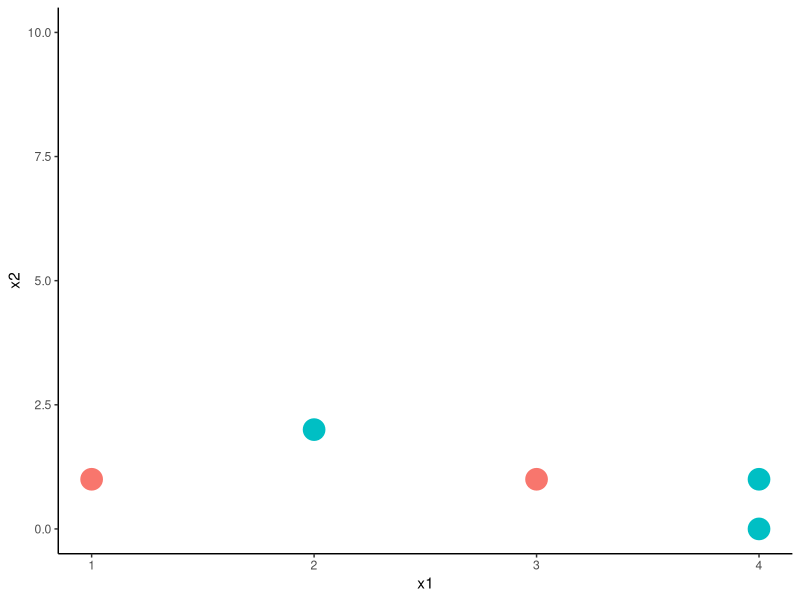
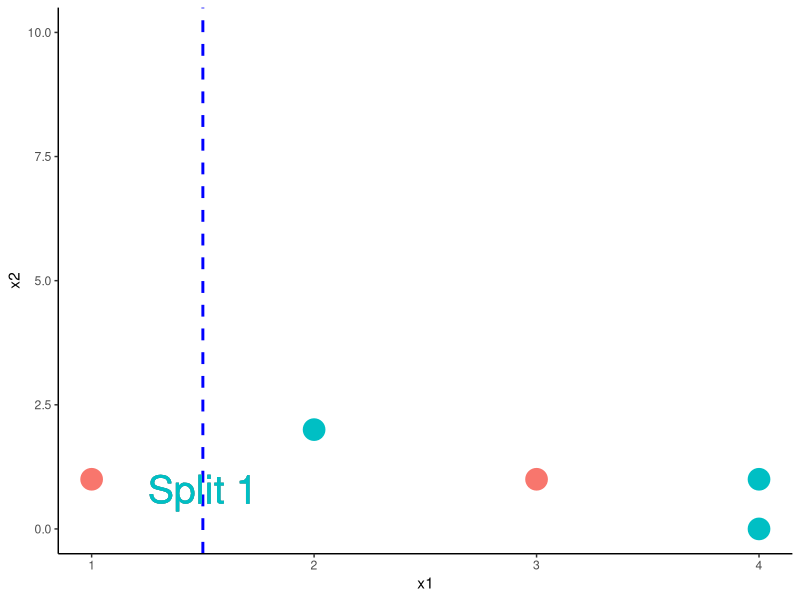
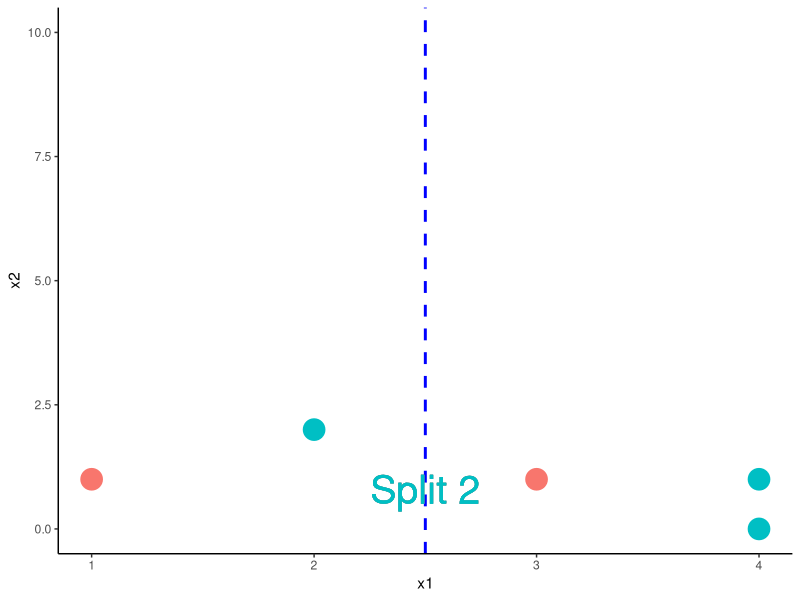
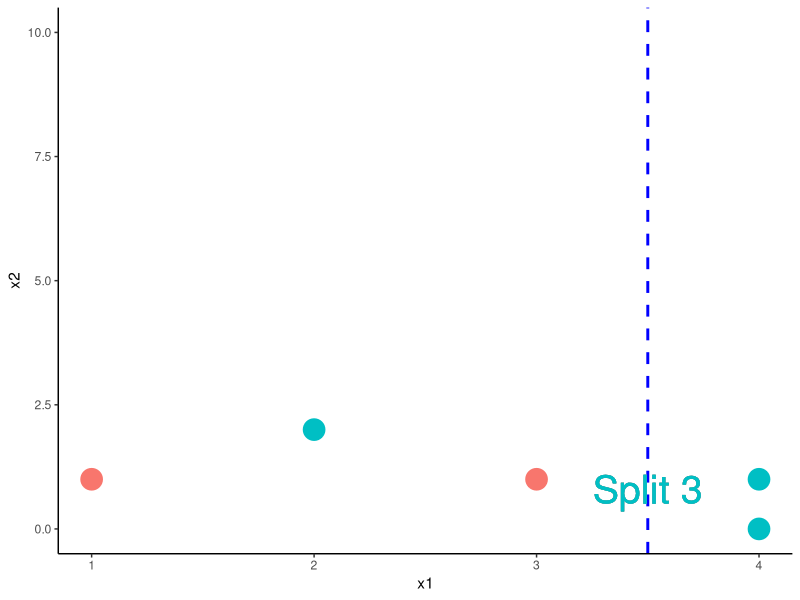

Write R code to recreate these figures, in order.
## ---- chunk 1
x1 = c(1:4,4)
x2 = c(1,2,1,0,1)
y = c(0,1,0,1,1)

d = data.frame(cbind(x1, x2, y))
library(ggplot2)
ggplot(d, aes(x=x1, y=x2, color = factor(y)))+geom_point(size =7)+ylim(0, 10)+
  theme_bw() +
  theme(axis.line = element_line(colour = "black"),
    panel.grid.major = element_blank(),
    panel.grid.minor = element_blank(),
    panel.border = element_blank(),
    panel.background = element_blank()) +
  theme(legend.position = "none")

## ---- chunk 2
x1 = c(1:4,4)
x2 = c(1,2,1,0,1)
y = c(0,1,0,1,1)

d = data.frame(cbind(x1, x2, y))
library(ggplot2)
ggplot(d, aes(x=x1, y=x2, color = factor(y)))+geom_point(size = 7)+ylim(0, 10)+geom_vline(xintercept=3/2, linetype="dashed", color = "blue", size=1)+ geom_text(x=3/2, y=.8, label="Split 1", size = 10)+
  theme_bw() +
  theme(axis.line = element_line(colour = "black"),
    panel.grid.major = element_blank(),
    panel.grid.minor = element_blank(),
    panel.border = element_blank(),
    panel.background = element_blank()) +
  theme(legend.position = "none")

## ---- chunk 3
x1 = c(1:4,4)
x2 = c(1,2,1,0,1)
y = c(0,1,0,1,1)

d = data.frame(cbind(x1, x2, y))
library(ggplot2)
ggplot(d, aes(x=x1, y=x2, color = factor(y)))+geom_point(size = 7)+ylim(0, 10)+geom_vline(xintercept=5/2, linetype="dashed", color = "blue", size=1)+ geom_text(x=5/2, y=.8, label="Split 2", size=10)+
  theme_bw() +
  theme(axis.line = element_line(colour = "black"),
    panel.grid.major = element_blank(),
    panel.grid.minor = element_blank(),
    panel.border = element_blank(),
    panel.background = element_blank()) +
  theme(legend.position = "none")

## ---- chunk 4
x1 = c(1:4,4)
x2 = c(1,2,1,0,1)
y = c(0,1,0,1,1)

d = data.frame(cbind(x1, x2, y))
library(ggplot2)
ggplot(d, aes(x=x1, y=x2, color = factor(y)))+geom_point(size = 7)+ylim(0, 10)+geom_vline(xintercept=7/2, linetype="dashed", color = "blue", size=1)+ geom_text(x=7/2, y=.8, label="Split 3", size=10)+
  theme_bw() +
  theme(axis.line = element_line(colour = "black"),
    panel.grid.major = element_blank(),
    panel.grid.minor = element_blank(),
    panel.border = element_blank(),
    panel.background = element_blank()) +
  theme(legend.position = "none")

